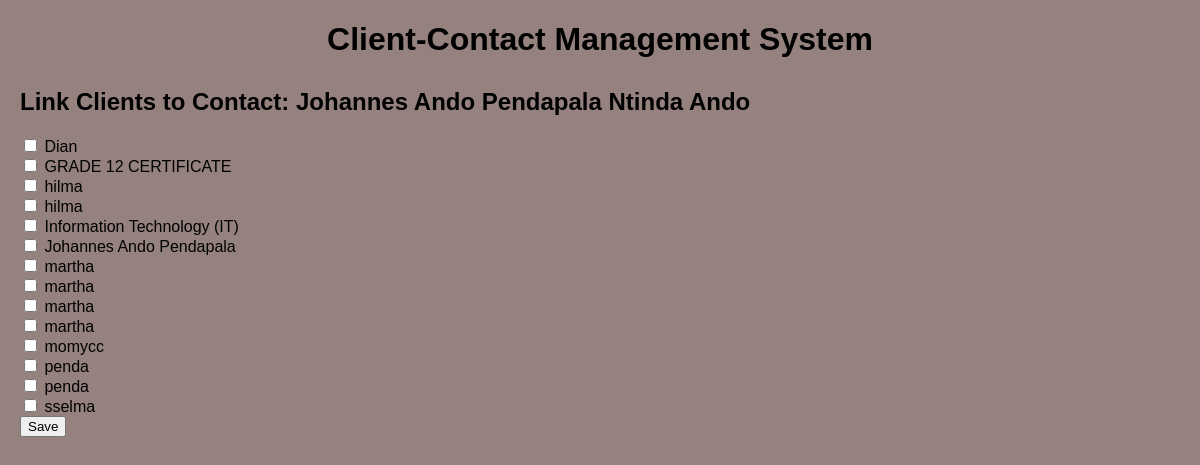
Page /link_clients.php?contact_id=5 on the committed database.
### tables this page shows
CREATE TABLE `contacts` (
  `id` int(11) UNSIGNED NOT NULL,
  `name` varchar(100) NOT NULL,
  `surname` varchar(100) NOT NULL,
  `email` varchar(255) NOT NULL
);

CREATE TABLE `clients` (
  `id` int(11) UNSIGNED NOT NULL,
  `name` varchar(255) NOT NULL,
  `description` text DEFAULT NULL,
  `type` varchar(100) DEFAULT NULL,
  `client_code` varchar(10) NOT NULL
);

### link_clients.php (the view, shortened to what this page needs)
<?php
include 'DB_Connect.php';
?>
<!DOCTYPE html>
<html>
<head>
  <link rel="stylesheet" href="css/style.css">
</head>
<body>
  <h1>Client-Contact Management System</h1>
  <?php
  $contact_id = $_GET['contact_id'];
  $contact_query = "SELECT * FROM contacts WHERE id = $contact_id";
  $contact_result = $conn->query($contact_query);
  $contact = $contact_result->fetch_assoc();
  ?>
  <h2>Link Clients to Contact: <?php echo $contact['name'] . ' ' . $contact['surname']; ?></h2>
  <form action="link_clients.php" method="post">
    <?php
    $client_query = "SELECT * FROM clients ORDER BY name ASC";
    $client_result = $conn->query($client_query);
    if ($client_result->num_rows > 0) {
        while ($client = $client_result->fetch_assoc()) {
            echo '<input type="checkbox" name="clients[]" value="' . $client['id'] . '"> ' . $client['name'] . '<br>';
        }
        echo '<input type="submit" value="Save">';
    } else {
        echo "No clients found. Please create clients first.";
    }
    ?>
  </form>
</body>
</html>

### css/style.css (style rules this page uses)
body { font-family: Arial, sans-serif; margin: 20px; background-color: #95827E; }
h1 { text-align: center; }
h2 { margin-top: 30px; }
form { margin-bottom: 30px; }

### rows in the picture
contacts: name "Johannes Ando Pendapala Ntinda", surname "Ando"
clients: name "Dian"
clients: name "GRADE 12 CERTIFICATE"
clients: name "hilma"
clients: name "hilma"
clients: name "Information Technology (IT)"
clients: name "Johannes Ando Pendapala"
clients: name "martha"
clients: name "martha"
clients: name "martha"
clients: name "martha"
clients: name "momycc"
clients: name "penda"
clients: name "penda"
clients: name "sselma"
